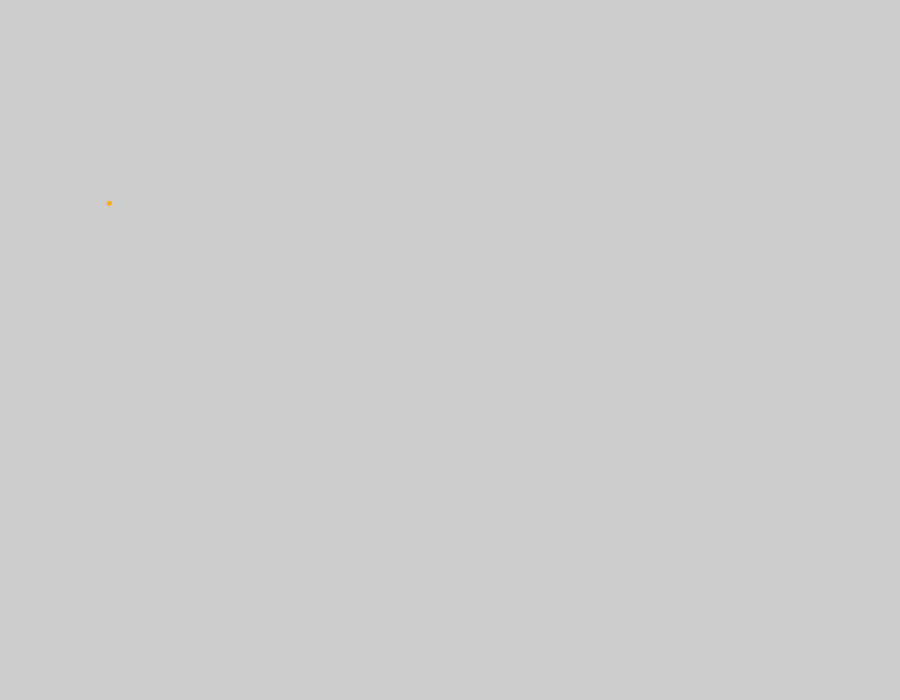
Frame 1 (no input)
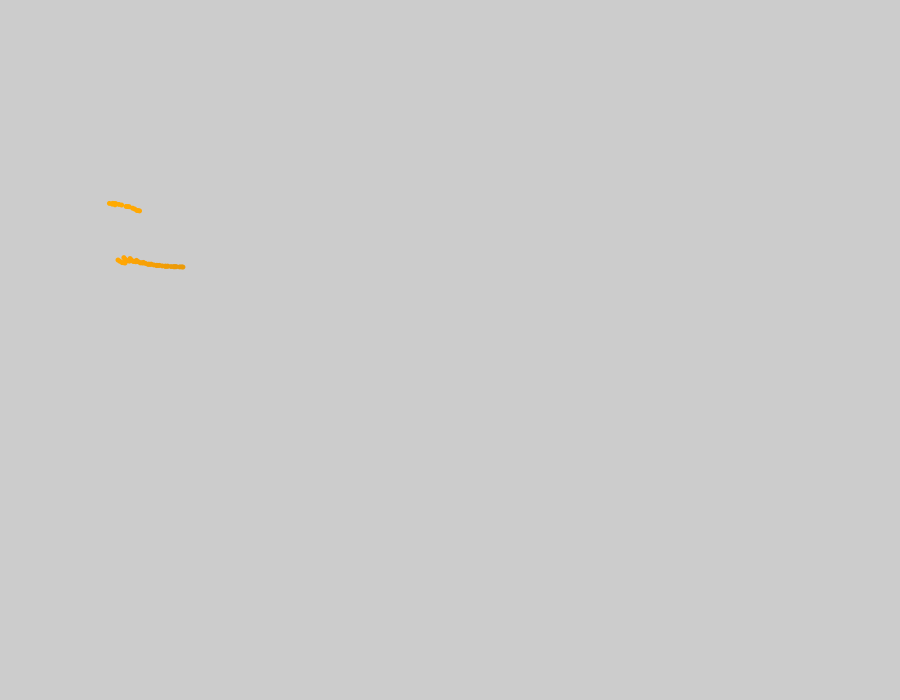
Frame 60 (the mouse pressed at the canvas centre just before this capture)
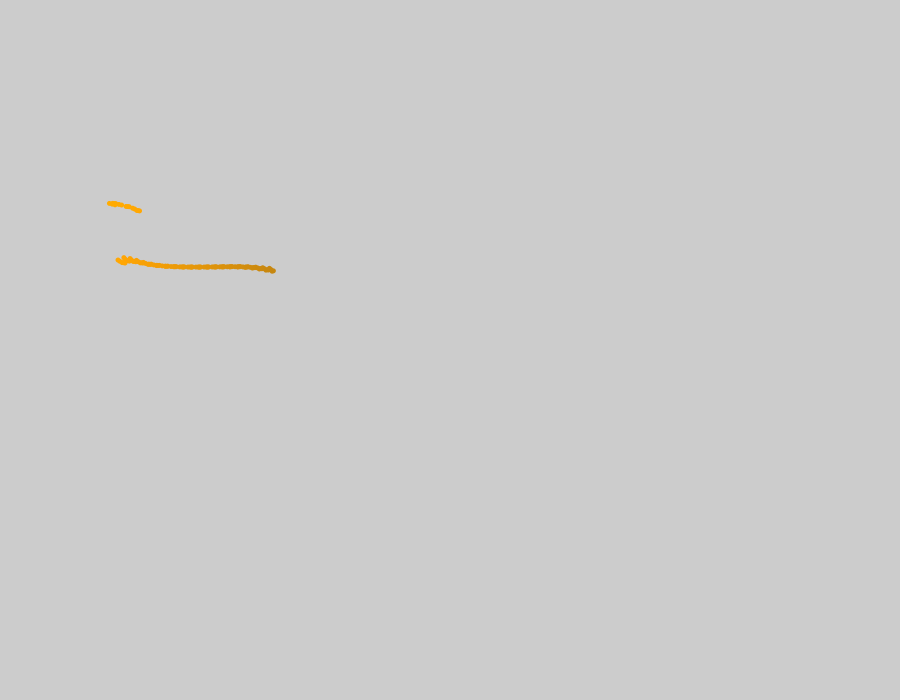
Frame 120 (the mouse held since frame 60 and released just before this capture)

The Processing sketch that drew these frames (run headless with seeded random() and noise(); from frame 60 on, the mouse is pressed at the canvas centre):

// Processing sketch: processing_46734
// ── processing_46734.pde

float x = 110;
float y = 203;
float xspeed = 1.0;
float yspeed = 1.1;
float r = 32+.2*y;
      
void setup() {
  size (900,700);
  frameRate(30);
}
       
void draw(){
        
 
  x = x + -.01+xspeed+(.00099*y)-(.01*( cos(y)));
  y = y + -.01+yspeed-(.00091*x)+(.5/(cos(x)));
        
 
 
        
  if ((x > width) || (x < 01 )) {
    xspeed = -xspeed;
  }
      
xspeed = Y*xspeed;
          
    if (( y > height) || (y < 1)) {
      yspeed = - yspeed ;
    }
   rotate(.05*cos(.1*y));       
    
    
  strokeWeight(25);
   // stroke(0+y/2,200-x/2,60/(.5*y)/x);
  noStroke();
   fill(y/10+(300-(x/2)),200-x/4,60/(.5*y)+((x-100)/10));
    ellipse (x,y,5, 5);
    rotate (x*.01*(sin(y)));      
          
    r = constrain(10, 1, 100);
          
}
     
      
void keyPressed() {
  save("japey.tiff");
}

                
                
